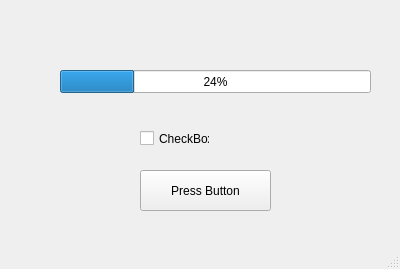
<?xml version="1.0" encoding="UTF-8"?>
<ui version="4.0">
 <class>MainWindow</class>
 <widget class="QMainWindow" name="MainWindow">
  <property name="windowModality">
   <enum>Qt::WindowModal</enum>
  </property>
  <property name="geometry">
   <rect>
    <x>0</x>
    <y>0</y>
    <width>400</width>
    <height>269</height>
   </rect>
  </property>
  <property name="sizePolicy">
   <sizepolicy hsizetype="Ignored" vsizetype="Ignored">
    <horstretch>0</horstretch>
    <verstretch>0</verstretch>
   </sizepolicy>
  </property>
  <property name="minimumSize">
   <size>
    <width>400</width>
    <height>269</height>
   </size>
  </property>
  <property name="maximumSize">
   <size>
    <width>400</width>
    <height>269</height>
   </size>
  </property>
  <property name="tabletTracking">
   <bool>false</bool>
  </property>
  <property name="contextMenuPolicy">
   <enum>Qt::CustomContextMenu</enum>
  </property>
  <property name="windowTitle">
   <string>CD</string>
  </property>
  <property name="autoFillBackground">
   <bool>false</bool>
  </property>
  <widget class="QWidget" name="centralwidget">
   <widget class="QPushButton" name="pushButton">
    <property name="geometry">
     <rect>
      <x>140</x>
      <y>170</y>
      <width>131</width>
      <height>41</height>
     </rect>
    </property>
    <property name="tabletTracking">
     <bool>false</bool>
    </property>
    <property name="text">
     <string>Press Button</string>
    </property>
   </widget>
   <widget class="QCheckBox" name="checkBox">
    <property name="geometry">
     <rect>
      <x>140</x>
      <y>130</y>
      <width>70</width>
      <height>17</height>
     </rect>
    </property>
    <property name="tabletTracking">
     <bool>false</bool>
    </property>
    <property name="text">
     <string>CheckBox</string>
    </property>
   </widget>
   <widget class="QProgressBar" name="progressBar">
    <property name="geometry">
     <rect>
      <x>60</x>
      <y>70</y>
      <width>311</width>
      <height>23</height>
     </rect>
    </property>
    <property name="tabletTracking">
     <bool>false</bool>
    </property>
    <property name="value">
     <number>24</number>
    </property>
    <property name="format">
     <string>%p%</string>
    </property>
   </widget>
  </widget>
  <widget class="QMenuBar" name="menubar">
   <property name="geometry">
    <rect>
     <x>0</x>
     <y>0</y>
     <width>400</width>
     <height>21</height>
    </rect>
   </property>
  </widget>
  <widget class="QStatusBar" name="statusbar"/>
 </widget>
 <resources/>
 <connections/>
</ui>
